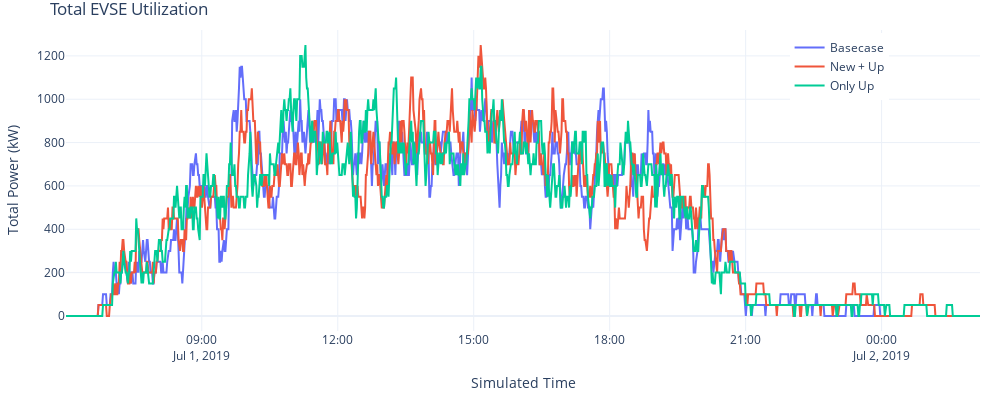

Notebook code cell kept with this figure:
### Markdown cell above
#### 5.4 EVSE Utilization

### Code cell
#fig = px.line(evse_util, x="datetime", y="total_power", color='analysis_id', name=['Basecase', 'Scenario - 1', 'Scenario - 2', 'Scenario - 3'], range_x=['2019-07-01 06:00','2019-07-02'])

fig = go.Figure()
fig.add_trace(go.Scatter(x=evse_util[evse_util['analysis_id'] == 465]['datetime'], y=evse_util[evse_util['analysis_id'] == 465]['total_power'],
                    mode='lines',
                    name='Basecase'))
fig.add_trace(go.Scatter(x=evse_util[evse_util['analysis_id'] == 466]['datetime'], y=evse_util[evse_util['analysis_id'] == 466]['total_power'],
                    mode='lines',
                    name='New + Up'))
fig.add_trace(go.Scatter(x=evse_util[evse_util['analysis_id'] == 467]['datetime'], y=evse_util[evse_util['analysis_id'] == 467]['total_power'],
                    mode='lines',
                    name='Only Up'))


fig.update_layout(title="Total EVSE Utilization",
                  yaxis_title="Total Power (kW)", 
                  xaxis_title="Simulated Time", 
                  uniformtext_minsize=8, 
                  uniformtext_mode='hide', 
                  width=1000, 
                  height=400, 
                  margin=dict(l=20, r=20, t=30, b=20), template='plotly_white', showlegend=True, legend=dict(
    yanchor="top",
    y=0.99,
    xanchor="right",
    x=0.9
))
fig.show()

### Figure 1 — Plotly figure (JSON) as saved in the notebook; plotly's stock layout.template omitted (floating-point values rounded to 4 significant figures; data arrays with more than 128 entries replaced by an {"elided": "..."} marker saying what was removed)
{"data": [{"mode": "lines", "name": "Basecase", "type": "scatter", "x": {"elided": "1115 str values"}, "y": {"elided": "1115 int values"}}, {"mode": "lines", "name": "New + Up", "type": "scatter", "x": {"elided": "1177 str values"}, "y": {"elided": "1177 int values"}}, {"mode": "lines", "name": "Only Up", "type": "scatter", "x": {"elided": "1211 str values"}, "y": {"elided": "1211 int values"}}], "layout": {"height": 400, "legend": {"x": 0.9, "xanchor": "right", "y": 0.99, "yanchor": "top"}, "margin": {"b": 20, "l": 20, "r": 20, "t": 30}, "showlegend": true, "title": {"text": "Total EVSE Utilization"}, "uniformtext": {"minsize": 8, "mode": "hide"}, "width": 1000, "xaxis": {"autorange": true, "range": ["2019-07-01 06:00:15", "2019-07-02 02:10:15"], "title": {"text": "Simulated Time"}, "type": "date"}, "yaxis": {"autorange": true, "range": [-69.44, 1319.0], "title": {"text": "Total Power (kW)"}, "type": "linear"}}}
